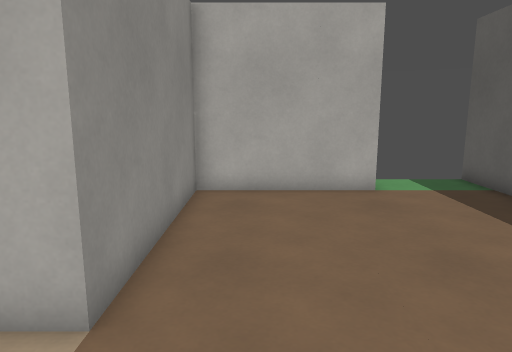
view 1 (above)

23 first-person views from a walk through a 3-D level made in the Godot game engine. The camera is 1.3 m above the floor, tilts 10° down and sees 70° across. The floor is counted in squares, 0.5 m on a side. Each view is taken from the middle of a square. On the plan, view 1 faces up. The plan holds only what a view shows up to about 20 squares ahead; the rest is blank.

view 2
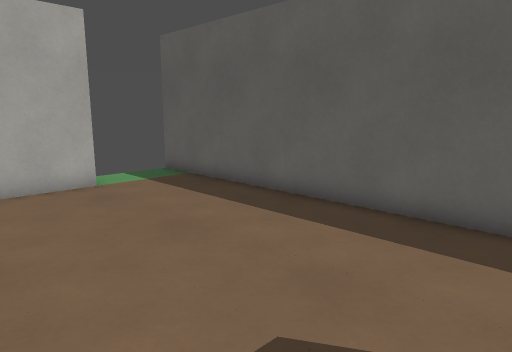

view 3
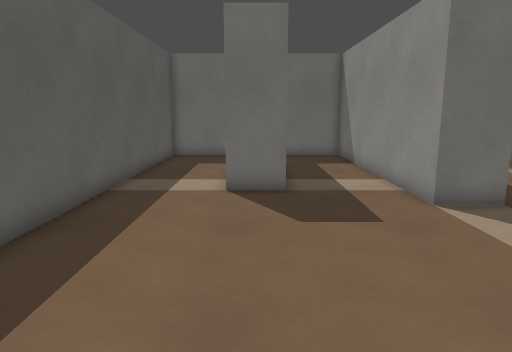

view 4
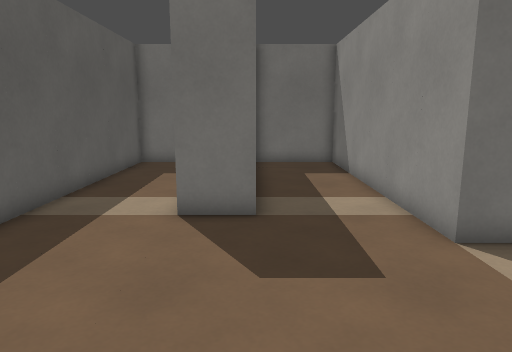

view 5
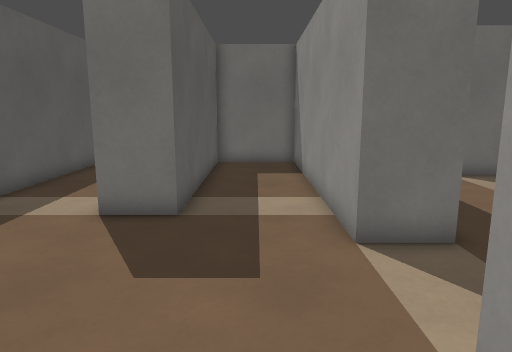

view 6
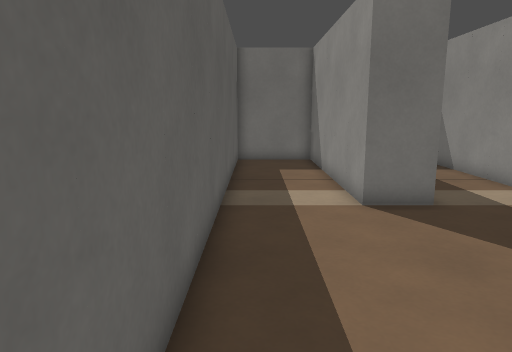

view 7
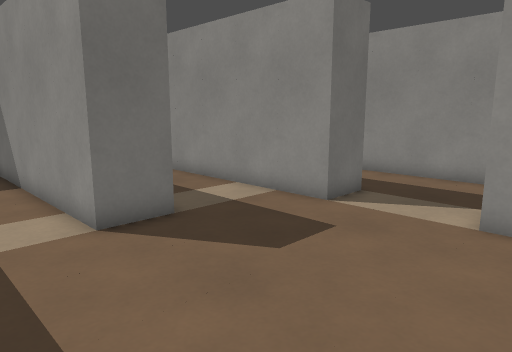

view 8
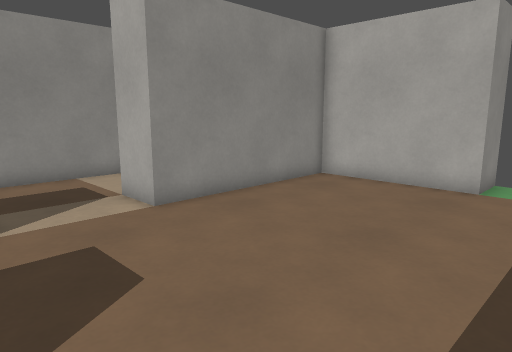

view 9
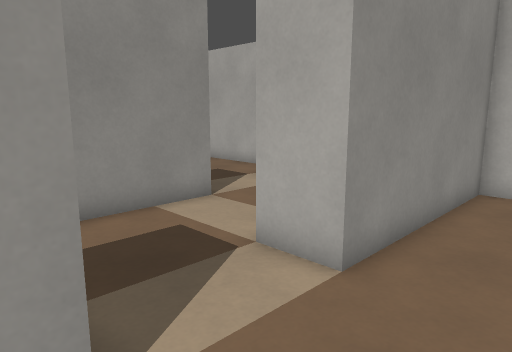

view 10
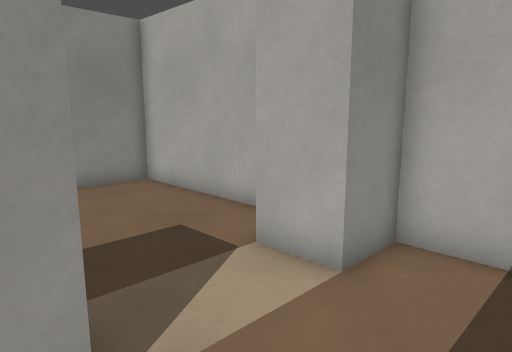

view 11
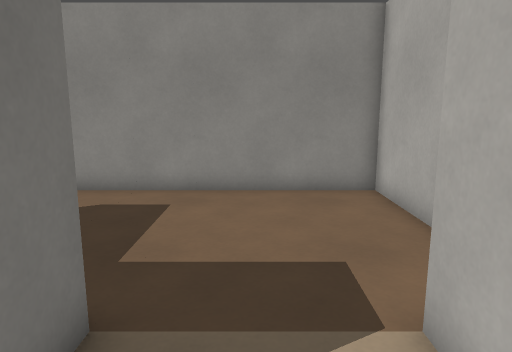

view 12
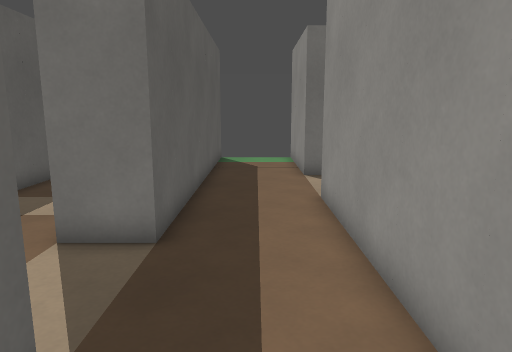

view 13
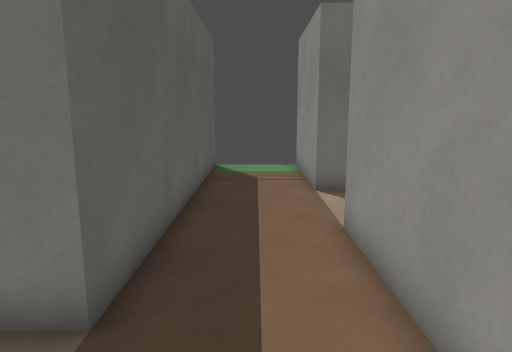

view 14
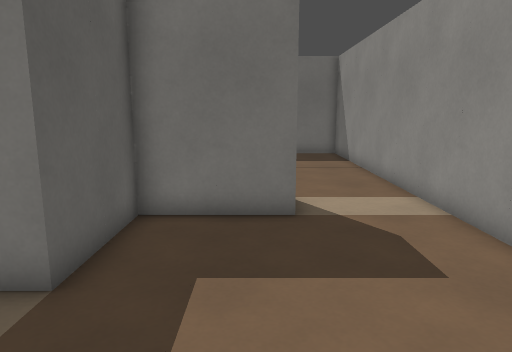

view 15
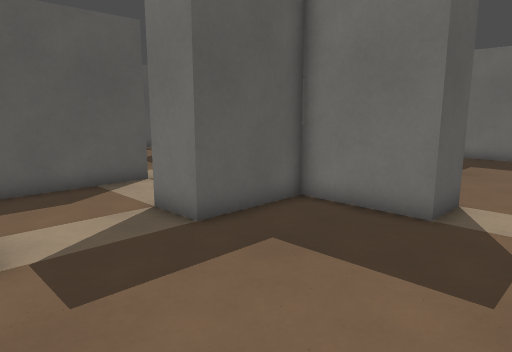

view 16
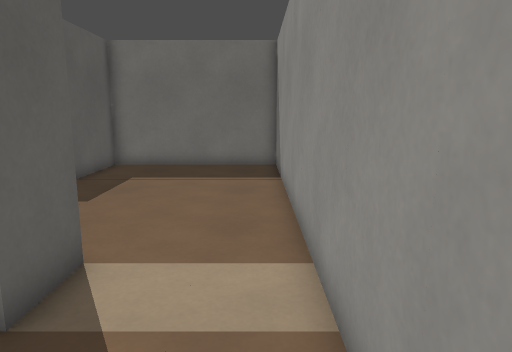

view 17
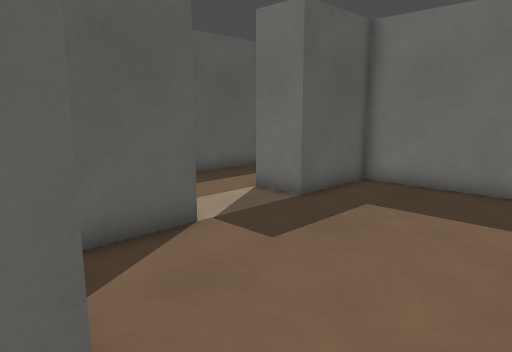

view 18
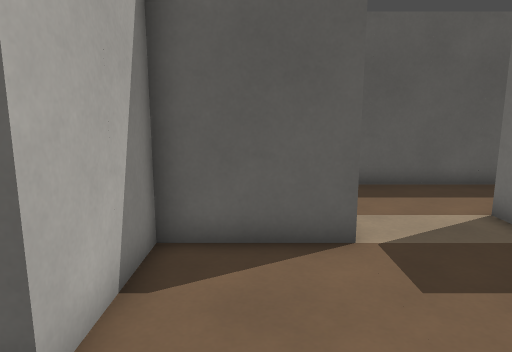

view 19
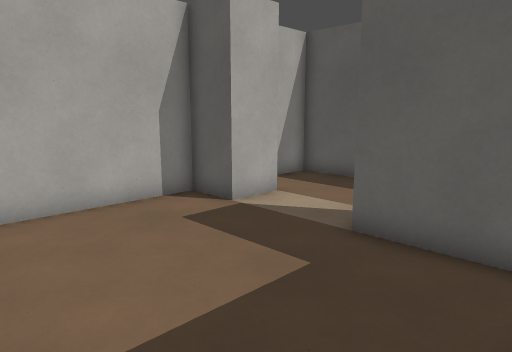

view 20
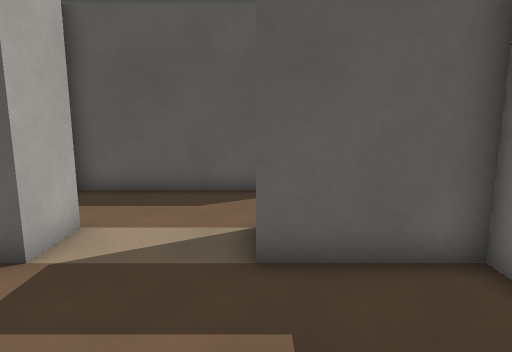

view 21
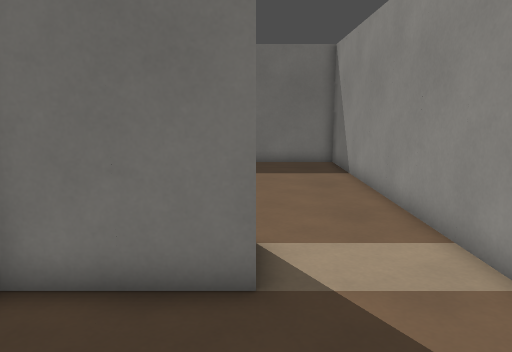

view 22
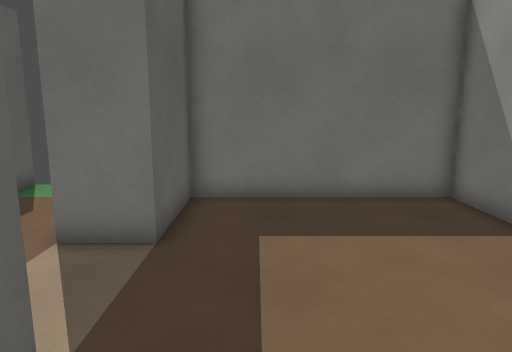

view 23
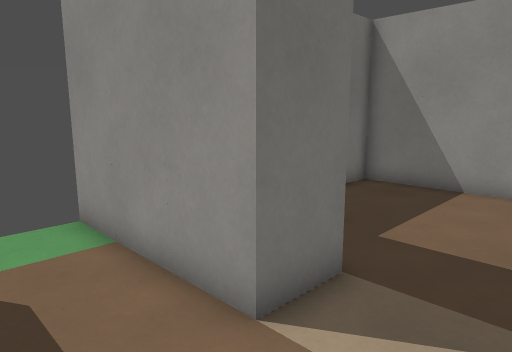

### Floor plan
Ten units are one square. View 1 is at (0, 0); x grows to the right and y downward. Boxes are objects, and circles mark ways between rooms. Rooms are numbered by the first view taken in them; rooms with no view inside come last. Other rooms are left out.
<svg viewBox="-185 -146 270 291">
<path fill="none" stroke="#000" d="M-20 0 -20 120 20 120 20 20 40 20 40 120 80 120 80 -140M40 -141 40 -120 -20 -120 -20 -40M-140 0 -140 -20 -100 -20 -100 -60 -80 -60 -80 40M-20 -40 -40 -40 -40 -120 -80 -120 -80 -100 -100 -100 -100 -120 -180 -120 -180 15M-80 80 -80 140M-40 140 -40 0 -20 0M-100 41 -100 0 -140 0M-180 15 -180 120 -100 120 -100 80 -80 80"/>
<circle cx="-20" cy="-20" r="3" fill="#2a7"/>
<circle cx="-160" cy="7" r="3" fill="#2a7"/>
<circle cx="-70" cy="60" r="3" fill="#2a7"/>
<text x="30" y="-10">1</text>
<text x="-110" y="-30">2</text>
<text x="-130" y="60">3</text>
</svg>
Room 1 opens to room 2. Room 2 opens to room 3.

Where each view was taken, in squares from view 1:
view 1: 0 up, 0 right, facing up
view 2: 1 down, 1 left, facing up-right
view 3: 10 up, 3 right, facing down
view 4: 7 up, 2 right, facing down
view 5: 7 up, 0 right, facing down
view 6: 8 up, 7 right, facing down
view 7: 6 up, 7 right, facing down-left
view 8: 1 down, 7 right, facing up-left
view 9: 1 down, 1 right, facing up-left
view 10: 5 up, 5 left, facing up-left
view 11: 8 up, 6 left, facing left
view 12: 7 up, 6 left, facing down
view 13: 4 up, 6 left, facing down
view 14: 11 up, 13 left, facing down
view 15: 11 up, 17 left, facing down-right
view 16: 6 up, 17 left, facing down
view 17: 1 up, 17 left, facing down-right
view 18: 2 down, 17 left, facing right
view 19: 2 up, 17 left, facing up-right
view 20: 6 up, 16 left, facing right
view 21: 7 up, 14 left, facing down
view 22: 1 down, 12 left, facing down
view 23: 5 down, 5 left, facing down-left
